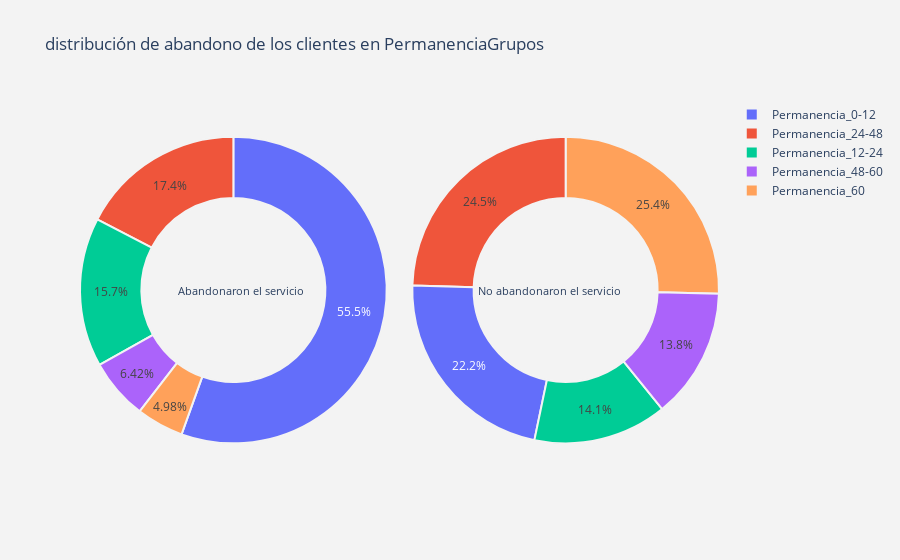
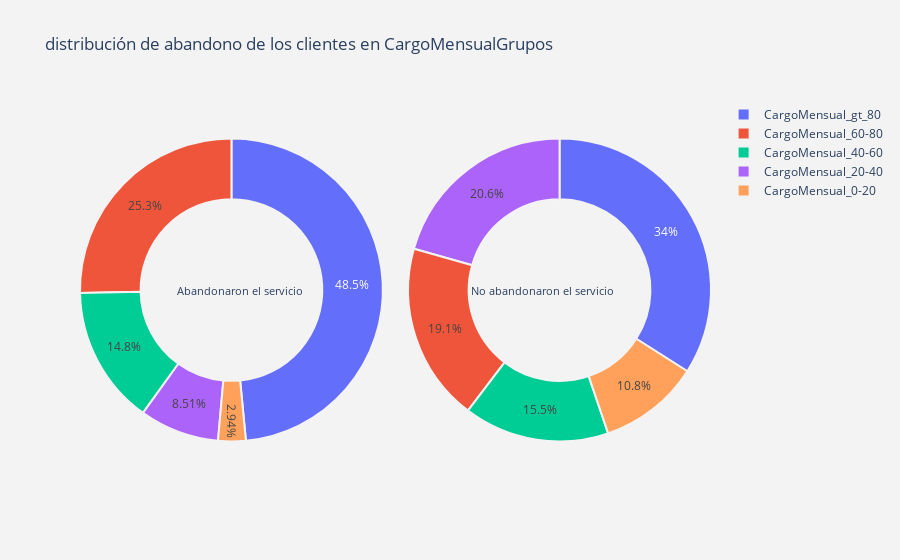
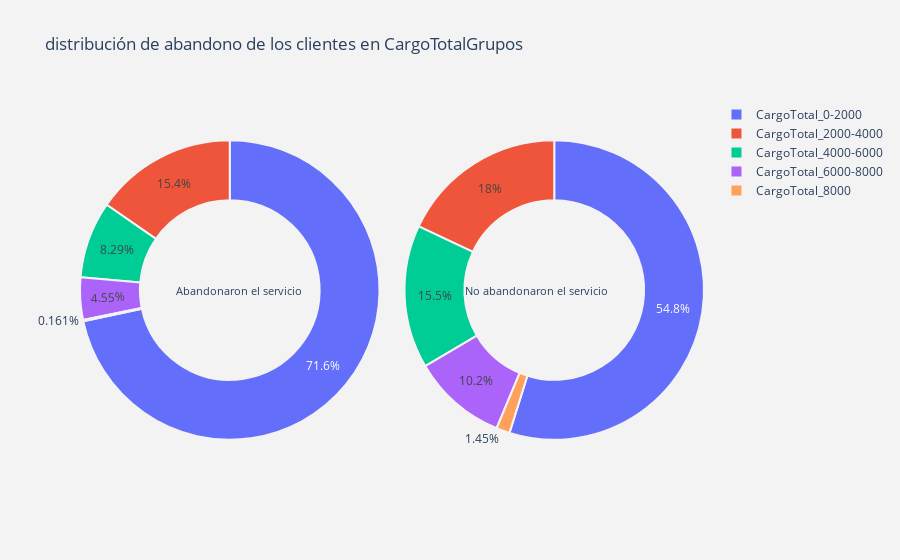

These figures' notebook cell, in order:
### Markdown cell above
<a id="ed6"></a>
### Desgaste de clientes por variables categoricas

### Code cell
def plot_pie(column) :
    
    trace1 = go.Pie(values  = abandonaron[column].value_counts().values.tolist(),
                    labels  = abandonaron[column].value_counts().keys().tolist(),
                    hoverinfo = "label+percent+name",
                    domain  = dict(x = [0,.48]),
                    name    = "Clientes que abandonaron",
                    marker  = dict(line = dict(width = 2,
                                               color = "rgb(243,243,243)")
                                  ),
                    hole    = .6
                   )
    trace2 = go.Pie(values  = no_abandonaron[column].value_counts().values.tolist(),
                    labels  = no_abandonaron[column].value_counts().keys().tolist(),
                    hoverinfo = "label+percent+name",
                    marker  = dict(line = dict(width = 2,
                                               color = "rgb(243,243,243)")
                                  ),
                    domain  = dict(x = [.52,1]),
                    hole    = .6,
                    name    = "Clientes que no abandonaron" 
                   )


    layout = go.Layout(dict(title = " distribución de abandono de los clientes en " + column,
                            plot_bgcolor  = "rgb(243,243,243)",
                            paper_bgcolor = "rgb(243,243,243)",
                            annotations = [dict(text = "Abandonaron el servicio",
                                                font = dict(size = 11),
                                                showarrow = False,
                                                x = .15, y = .5),
                                           dict(text = "No abandonaron el servicio",
                                                font = dict(size = 11),
                                                showarrow = False,
                                                x = .85,y = .5
                                               )
                                          ]
                           )
                      )
    data = [trace1,trace2]
    fig  = go.Figure(data = data,layout = layout)
    py.iplot(fig)


plot_pie("PermanenciaGrupos")
plot_pie("CargoMensualGrupos")
plot_pie("CargoTotalGrupos")

### Figure 1 — Plotly figure (JSON) as saved in the notebook; plotly's stock layout.template omitted (floating-point values rounded to 4 significant figures)
{"data": [{"domain": {"x": [0, 0.48]}, "hole": 0.6, "hoverinfo": "label+percent+name", "labels": ["Permanencia_0-12", "Permanencia_24-48", "Permanencia_12-24", "Permanencia_48-60", "Permanencia_60"], "marker": {"line": {"color": "rgb(243,243,243)", "width": 2}}, "name": "Clientes que abandonaron", "type": "pie", "values": [1037, 325, 294, 120, 93]}, {"domain": {"x": [0.52, 1]}, "hole": 0.6, "hoverinfo": "label+percent+name", "labels": ["Permanencia_60", "Permanencia_24-48", "Permanencia_0-12", "Permanencia_12-24", "Permanencia_48-60"], "marker": {"line": {"color": "rgb(243,243,243)", "width": 2}}, "name": "Clientes que no abandonaron", "type": "pie", "values": [1314, 1269, 1149, 730, 712]}], "layout": {"annotations": [{"font": {"size": 11}, "showarrow": false, "text": "Abandonaron el servicio", "x": 0.15, "y": 0.5}, {"font": {"size": 11}, "showarrow": false, "text": "No abandonaron el servicio", "x": 0.85, "y": 0.5}], "paper_bgcolor": "rgb(243,243,243)", "plot_bgcolor": "rgb(243,243,243)", "title": {"text": " distribución de abandono de los clientes en PermanenciaGrupos"}}}

### Figure 2 — Plotly figure (JSON) as saved in the notebook; plotly's stock layout.template omitted (floating-point values rounded to 4 significant figures)
{"data": [{"domain": {"x": [0, 0.48]}, "hole": 0.6, "hoverinfo": "label+percent+name", "labels": ["CargoMensual_gt_80", "CargoMensual_60-80", "CargoMensual_40-60", "CargoMensual_20-40", "CargoMensual_0-20"], "marker": {"line": {"color": "rgb(243,243,243)", "width": 2}}, "name": "Clientes que abandonaron", "type": "pie", "values": [906, 473, 276, 159, 55]}, {"domain": {"x": [0.52, 1]}, "hole": 0.6, "hoverinfo": "label+percent+name", "labels": ["CargoMensual_gt_80", "CargoMensual_20-40", "CargoMensual_60-80", "CargoMensual_40-60", "CargoMensual_0-20"], "marker": {"line": {"color": "rgb(243,243,243)", "width": 2}}, "name": "Clientes que no abandonaron", "type": "pie", "values": [1760, 1066, 986, 804, 558]}], "layout": {"annotations": [{"font": {"size": 11}, "showarrow": false, "text": "Abandonaron el servicio", "x": 0.15, "y": 0.5}, {"font": {"size": 11}, "showarrow": false, "text": "No abandonaron el servicio", "x": 0.85, "y": 0.5}], "paper_bgcolor": "rgb(243,243,243)", "plot_bgcolor": "rgb(243,243,243)", "title": {"text": " distribución de abandono de los clientes en CargoMensualGrupos"}}}

### Figure 3 — Plotly figure (JSON) as saved in the notebook; plotly's stock layout.template omitted (floating-point values rounded to 4 significant figures)
{"data": [{"domain": {"x": [0, 0.48]}, "hole": 0.6, "hoverinfo": "label+percent+name", "labels": ["CargoTotal_0-2000", "CargoTotal_2000-4000", "CargoTotal_4000-6000", "CargoTotal_6000-8000", "CargoTotal_8000"], "marker": {"line": {"color": "rgb(243,243,243)", "width": 2}}, "name": "Clientes que abandonaron", "type": "pie", "values": [1339, 287, 155, 85, 3]}, {"domain": {"x": [0.52, 1]}, "hole": 0.6, "hoverinfo": "label+percent+name", "labels": ["CargoTotal_0-2000", "CargoTotal_2000-4000", "CargoTotal_4000-6000", "CargoTotal_6000-8000", "CargoTotal_8000"], "marker": {"line": {"color": "rgb(243,243,243)", "width": 2}}, "name": "Clientes que no abandonaron", "type": "pie", "values": [2837, 932, 801, 529, 75]}], "layout": {"annotations": [{"font": {"size": 11}, "showarrow": false, "text": "Abandonaron el servicio", "x": 0.15, "y": 0.5}, {"font": {"size": 11}, "showarrow": false, "text": "No abandonaron el servicio", "x": 0.85, "y": 0.5}], "paper_bgcolor": "rgb(243,243,243)", "plot_bgcolor": "rgb(243,243,243)", "title": {"text": " distribución de abandono de los clientes en CargoTotalGrupos"}}}
